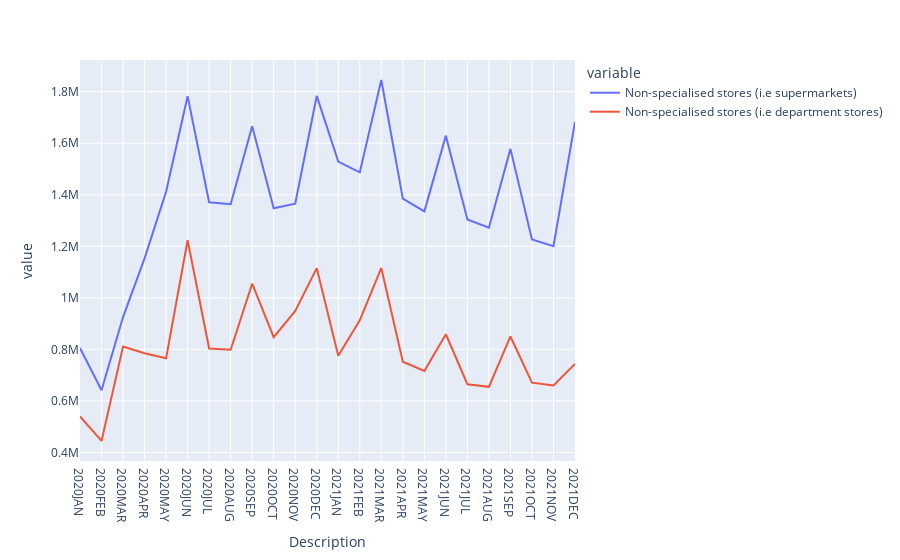

The code cell stored with this chart in its notebook:
### Code cell
import plotly.express as px # linechart to show value of sales across selected timeline - during covid
dfb = df_COVID
df = px.data.tips()
fig = px.line(dfb, x='Description', y=['Non-specialised stores (i.e supermarkets)', 'Non-specialised stores (i.e department stores)'])
fig.show()

### Figure 1 — Plotly figure (JSON) as saved in the notebook; plotly's stock layout.template omitted (floating-point values rounded to 4 significant figures)
{"data": [{"hovertemplate": "variable=Non-specialised stores (i.e supermarkets)<br>Description=%{x}<br>value=%{y}<extra></extra>", "legendgroup": "Non-specialised stores (i.e supermarkets)", "line": {"color": "#636efa", "dash": "solid"}, "marker": {"symbol": "circle"}, "mode": "lines", "name": "Non-specialised stores (i.e supermarkets)", "orientation": "v", "showlegend": true, "type": "scatter", "x": ["2020JAN", "2020FEB", "2020MAR", "2020APR", "2020MAY", "2020JUN", "2020JUL", "2020AUG", "2020SEP", "2020OCT", "2020NOV", "2020DEC", "2021JAN", "2021FEB", "2021MAR", "2021APR", "2021MAY", "2021JUN", "2021JUL", "2021AUG", "2021SEP", "2021OCT", "2021NOV", "2021DEC"], "xaxis": "x", "y": [805539, 641322, 925491, 1153032, 1411535, 1782788, 1371253, 1363286, 1665658, 1347815, 1365451, 1783668, 1528794, 1486841, 1845303, 1384860, 1335613, 1629599, 1303854, 1272354, 1578167, 1226441, 1200369, 1683077], "yaxis": "y"}, {"hovertemplate": "variable=Non-specialised stores (i.e department stores)<br>Description=%{x}<br>value=%{y}<extra></extra>", "legendgroup": "Non-specialised stores (i.e department stores)", "line": {"color": "#EF553B", "dash": "solid"}, "marker": {"symbol": "circle"}, "mode": "lines", "name": "Non-specialised stores (i.e department stores)", "orientation": "v", "showlegend": true, "type": "scatter", "x": ["2020JAN", "2020FEB", "2020MAR", "2020APR", "2020MAY", "2020JUN", "2020JUL", "2020AUG", "2020SEP", "2020OCT", "2020NOV", "2020DEC", "2021JAN", "2021FEB", "2021MAR", "2021APR", "2021MAY", "2021JUN", "2021JUL", "2021AUG", "2021SEP", "2021OCT", "2021NOV", "2021DEC"], "xaxis": "x", "y": [539656, 444667, 811161, 784894, 765806, 1223721, 803387, 798850, 1054879, 847298, 949561, 1115263, 775043, 912731, 1116108, 752395, 716554, 858733, 664656, 654767, 850104, 670733, 659784, 743741], "yaxis": "y"}], "layout": {"legend": {"title": {"text": "variable"}, "tracegroupgap": 0}, "margin": {"t": 60}, "xaxis": {"anchor": "y", "domain": [0, 1], "title": {"text": "Description"}}, "yaxis": {"anchor": "x", "domain": [0, 1], "title": {"text": "value"}}}}
